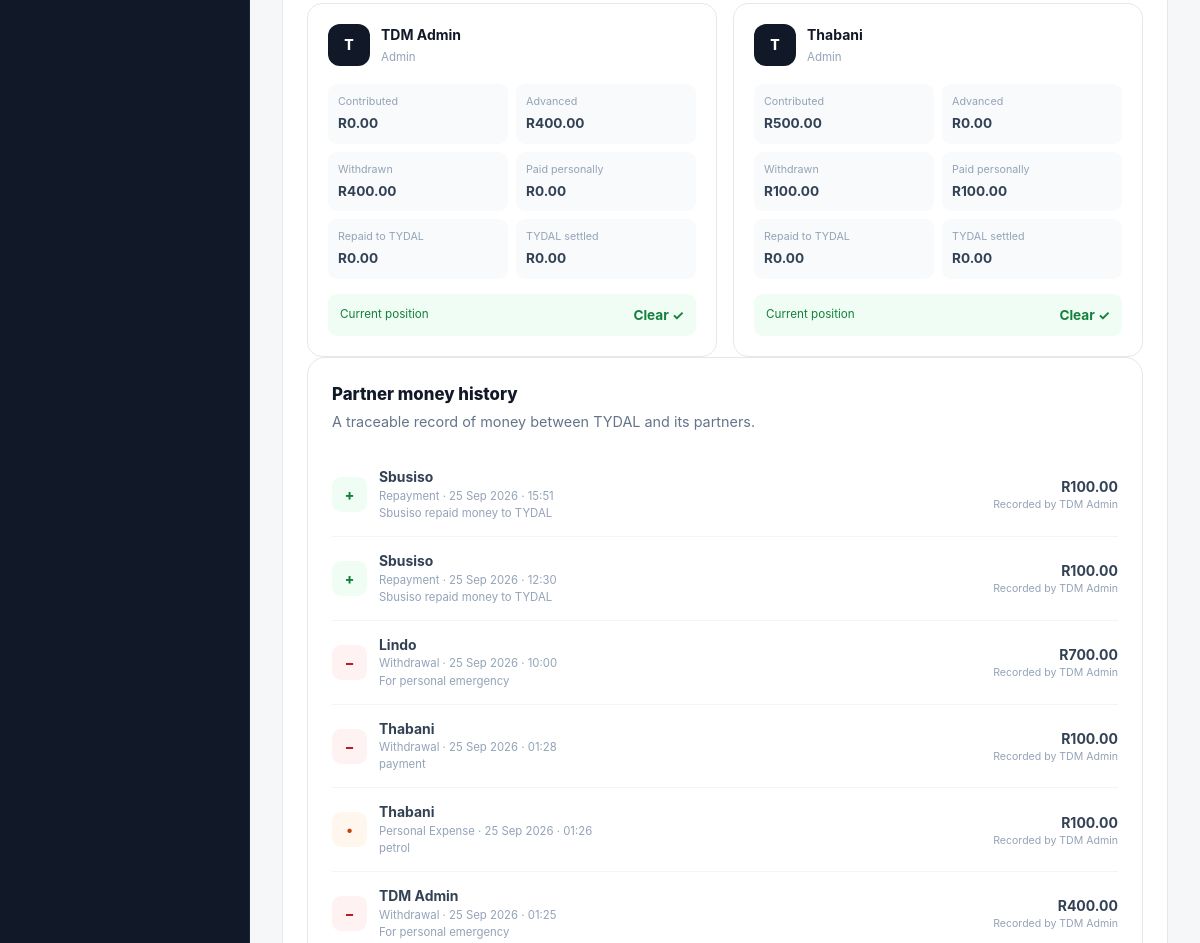
Page /partners/ (signed in, middle part) on the earlier database version.
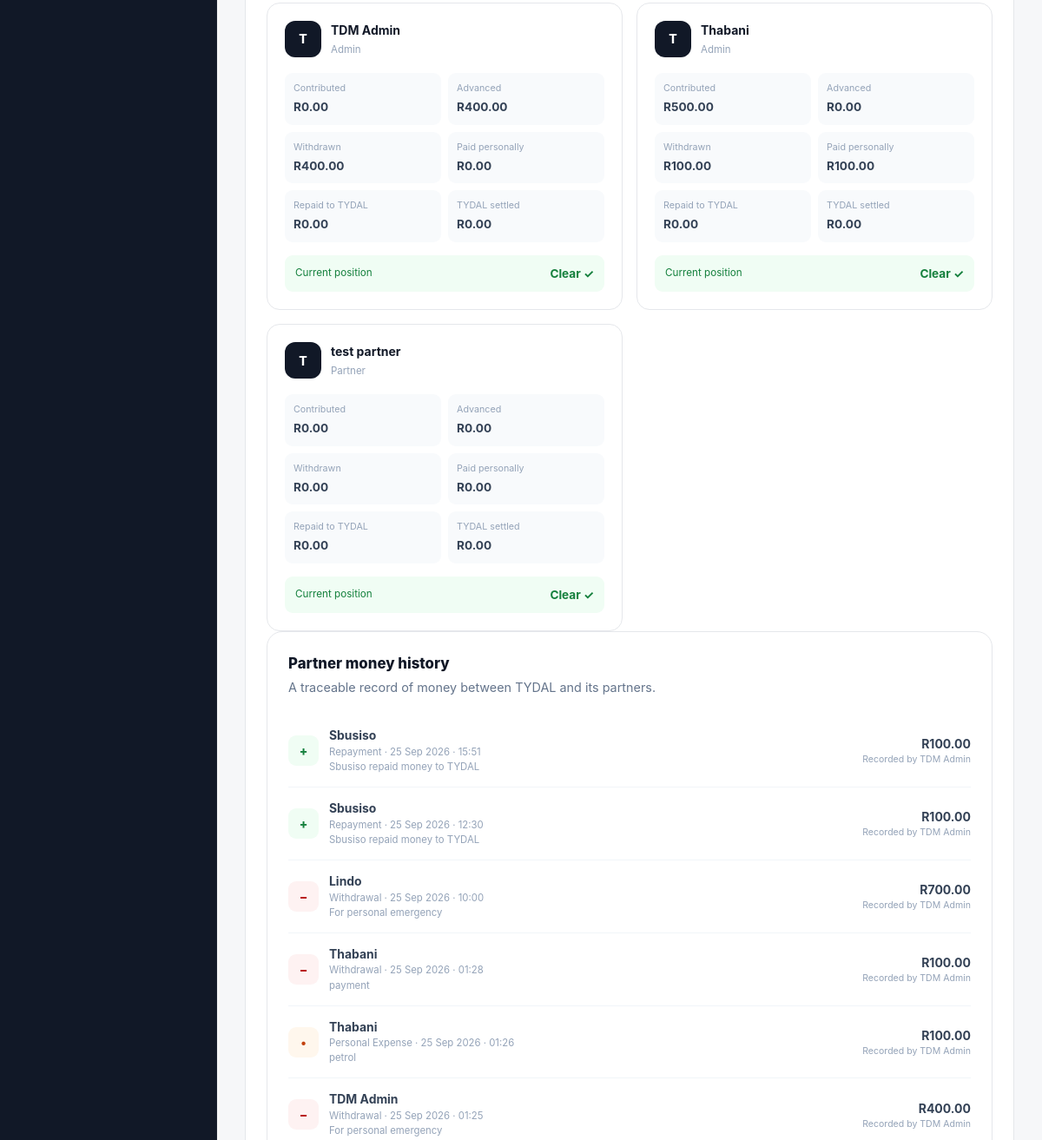
Same page on the later database version.
### app/models.py (models this page shows)
class User(UserMixin, db.Model):
    __tablename__ = "users"
    id = db.Column(db.Integer, primary_key=True)
    name = db.Column(
        db.String(100),
        nullable=False
    )
    phone = db.Column(
        db.String(30),
        unique=True,
        nullable=False,
        index=True
    )
    password_hash = db.Column(
        db.String(255),
        nullable=False
    )
    role = db.Column(
        db.String(30),
        nullable=False,
        default="partner"
    )
    is_active = db.Column(
        db.Boolean,
        default=True,
        nullable=False
    )
    created_at = db.Column(
        db.DateTime,
        default=datetime.utcnow,
        nullable=False
    )
    transactions = db.relationship(
        "FinancialTransaction",
        back_populates="created_by",
        foreign_keys="FinancialTransaction.created_by_id"
    )

### app/routes/partners.py (the view)
@partners.route("/")
@login_required
def index():
    partners_list = (
        User.query
        .filter(
            User.is_active.is_(True),
            User.role.in_(["partner", "admin"])
        )
        .order_by(User.name.asc())
        .all()
    )
    accounts = (
        MoneyAccount.query
        .filter_by(is_active=True)
        .order_by(MoneyAccount.name.asc())
        .all()
    )
    transactions = (
        PartnerTransaction.query
        .order_by(
            PartnerTransaction.transaction_date.desc(),
            PartnerTransaction.id.desc()
        )
        .limit(50)
        .all()
    )
    partner_rows = []
    total_contributions = Decimal("0.00")
    total_advances = Decimal("0.00")
    total_withdrawals = Decimal("0.00")
    total_personal_expenses = Decimal("0.00")
    total_repayments = Decimal("0.00")
    total_settlements = Decimal("0.00")
    for partner in partners_list:
        partner_transactions = (
            PartnerTransaction.query
            .filter_by(partner_id=partner.id)
            .all()
        )
        contributions = Decimal("0.00")
        advances = Decimal("0.00")
        withdrawals = Decimal("0.00")
        personal_expenses = Decimal("0.00")
        repayments = Decimal("0.00")
        settlements = Decimal("0.00")
        for transaction in partner_transactions:
            amount = money(transaction.amount)
            if transaction.transaction_type == "contribution":
                contributions += amount
            elif transaction.transaction_type == "advance":
                advances += amount
            elif transaction.transaction_type == "withdrawal":
                withdrawals += amount
            elif transaction.transaction_type == "personal_expense":
                personal_expenses += amount
            elif transaction.transaction_type == "repayment":
                repayments += amount
            elif transaction.transaction_type == "settlement":
                settlements += amount
        net_position = (
            advances
            + personal_expenses
            + repayments
            - withdrawals
            - settlements
        )
        if net_position > 0:
            position_type = "business_owes_partner"
            position_amount = net_position
        elif net_position < 0:
            position_type = "partner_owes_business"
            position_amount = abs(net_position)
        else:
            position_type = "clear"
            position_amount = Decimal("0.00")
        partner_rows.append({
            "partner": partner,
            "contributions": contributions,
            "advances": advances,
            "withdrawals": withdrawals,
            "personal_expenses": personal_expenses,
            "repayments": repayments,
            "settlements": settlements,
            "net_position": net_position,
            "position_type": position_type,
            "position_amount": position_amount
        })
        total_contributions += contributions
        total_advances += advances
        total_withdrawals += withdrawals
        total_personal_expenses += personal_expenses
        total_repayments += repayments
        total_settlements += settlements
    account_rows = []
    for account in accounts:
        account_rows.append({
            "account": account,
            "balance": get_account_balance(account.id)
        })
    return render_template(
        "partners/index.html",
        partners=partners_list,
        partner_rows=partner_rows,
        transactions=transactions,
        account_rows=account_rows,
        total_contributions=total_contributions,
        total_advances=total_advances,
        total_withdrawals=total_withdrawals,
        total_personal_expenses=total_personal_expenses,
        total_repayments=total_repayments,
        total_settlements=total_settlements
    )

### app/__init__.py (called while the page is built)
@login_manager.user_loader
def load_user(user_id):
    from app.models import User
    return db.session.get(User, int(user_id))

### app/routes/partners.py (called while the page is built)
def get_account_balance(account_id):
    transactions = FinancialTransaction.query.filter(
        (FinancialTransaction.to_account_id == account_id) |
        (FinancialTransaction.from_account_id == account_id)
    ).all()
    balance = Decimal("0.00")
    for transaction in transactions:
        amount = Decimal(str(transaction.amount or 0))
        if transaction.to_account_id == account_id:
            balance += amount
        if transaction.from_account_id == account_id:
            balance -= amount
    return balance

def money(value):
    return Decimal(str(value or 0))

### app/templates/partners/index.html (shortened to what the changed rows need)
{% extends "base.html" %}
{% block content %}
<section class="partners-section">
    {% if partner_rows %}
    <div class="partner-card-grid">
        {% for row in partner_rows %}
        <article class="partner-card">
            <div class="partner-card-header">
                <div class="partner-avatar">
                    {{ row.partner.name[0]|upper }}
                </div>
                <div>
                    <h4>{{ row.partner.name }}</h4>
                    <span>
                        {{ row.partner.role|title }}
                    </span>
                </div>
            </div>
            <div class="partner-metrics">
                <div>
                    <span>Contributed</span>
                    <strong>
                        R{{ "%.2f"|format(row.contributions) }}
                    </strong>
                </div>
                <div>
                    <span>Advanced</span>
                    <strong>
                        R{{ "%.2f"|format(row.advances) }}
                    </strong>
                </div>
                <div>
                    <span>Withdrawn</span>
                    <strong>
                        R{{ "%.2f"|format(row.withdrawals) }}
                    </strong>
                </div>
                <div>
                    <span>Paid personally</span>
                    <strong>
                        R{{ "%.2f"|format(row.personal_expenses) }}
                    </strong>
                </div>
                <div>
                    <span>Repaid to TYDAL</span>
                    <strong>
                        R{{ "%.2f"|format(row.repayments) }}
                    </strong>
                </div>
                <div>
                    <span>TYDAL settled</span>
                    <strong>
                        R{{ "%.2f"|format(row.settlements) }}
                    </strong>
                </div>
            </div>
            <div class="partner-position">
                {% if row.position_type == "partner_owes_business" %}
                <div class="position-box position-business">
                    <span>{{ row.partner.name }} owes TYDAL</span>
                    <strong>
                        R{{ "%.2f"|format(row.position_amount) }}
                    </strong>
                </div>
                {% elif row.position_type == "business_owes_partner" %}
                <div class="position-box position-partner">
                    <span>TYDAL owes {{ row.partner.name }}</span>
                    <strong>
                        R{{ "%.2f"|format(row.position_amount) }}
                    </strong>
                </div>
                {% else %}
                <div class="position-box position-clear">
                    <span>Current position</span>
                    <strong>Clear ✓</strong>
                </div>
                {% endif %}
            </div>
        </article>
        {% endfor %}
    </div>
    {% else %}
    <div class="empty-state">
        <h4>No partners yet</h4>
        <p>Partners added during Business Setup will appear here.</p>
    </div>
    {% endif %}
    {% endblock %}

Differences in the rows shown:
added User: partner "T", partner.name "test partner", partner.role "Partner"
Other differences:
new list line: "Contributed R 0.00 Advanced R 0.00 Withdrawn R 0.00 Paid personally R 0.00 Repaid to TYDAL R 0.00 TYDAL settled R 0.00 Current position Clear ✓"
